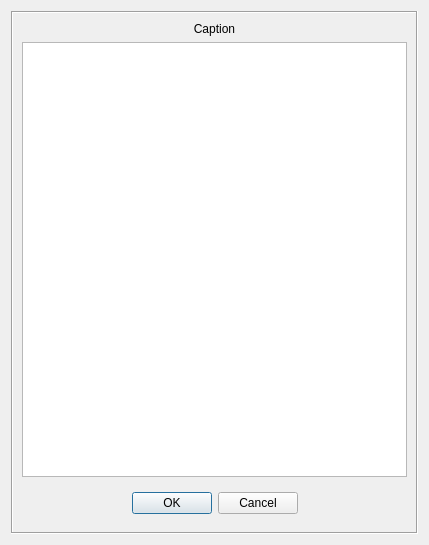
<?xml version="1.0" encoding="UTF-8"?>
<ui version="4.0">
 <class>DlgList</class>
 <widget class="QDialog" name="DlgList">
  <property name="geometry">
   <rect>
    <x>0</x>
    <y>0</y>
    <width>429</width>
    <height>545</height>
   </rect>
  </property>
  <property name="windowTitle">
   <string>Dialog</string>
  </property>
  <layout class="QHBoxLayout" name="horizontalLayout">
   <item>
    <widget class="QFrame" name="frame">
     <property name="frameShape">
      <enum>QFrame::Box</enum>
     </property>
     <property name="frameShadow">
      <enum>QFrame::Sunken</enum>
     </property>
     <layout class="QVBoxLayout" name="verticalLayout">
      <item>
       <widget class="QLabel" name="lbCaption">
        <property name="text">
         <string>Caption</string>
        </property>
        <property name="alignment">
         <set>Qt::AlignCenter</set>
        </property>
       </widget>
      </item>
      <item>
       <widget class="QListWidget" name="lst">
        <property name="editTriggers">
         <set>QAbstractItemView::NoEditTriggers</set>
        </property>
        <property name="selectionBehavior">
         <enum>QAbstractItemView::SelectRows</enum>
        </property>
       </widget>
      </item>
      <item>
       <widget class="QWidget" name="widget" native="true">
        <layout class="QHBoxLayout" name="horizontalLayout_2">
         <item>
          <spacer name="horizontalSpacer">
           <property name="orientation">
            <enum>Qt::Horizontal</enum>
           </property>
           <property name="sizeHint" stdset="0">
            <size>
             <width>99</width>
             <height>20</height>
            </size>
           </property>
          </spacer>
         </item>
         <item>
          <widget class="QPushButton" name="btnOk">
           <property name="text">
            <string>OK</string>
           </property>
          </widget>
         </item>
         <item>
          <widget class="QPushButton" name="btnCancel">
           <property name="text">
            <string>Cancel</string>
           </property>
          </widget>
         </item>
         <item>
          <spacer name="horizontalSpacer_2">
           <property name="orientation">
            <enum>Qt::Horizontal</enum>
           </property>
           <property name="sizeHint" stdset="0">
            <size>
             <width>98</width>
             <height>20</height>
            </size>
           </property>
          </spacer>
         </item>
        </layout>
       </widget>
      </item>
     </layout>
    </widget>
   </item>
  </layout>
 </widget>
 <resources/>
 <connections/>
</ui>
